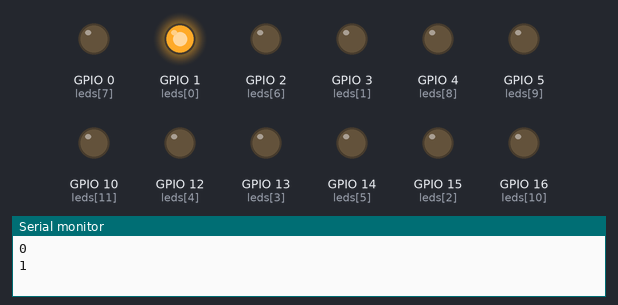
Recording of a sketch running on a simulated ESP8266 (NodeMCU). Parts: output pins drawn as LEDs (lit = HIGH), the last lines printed to the serial monitor.

Above: at 0.5 s.
At 3.5 s:
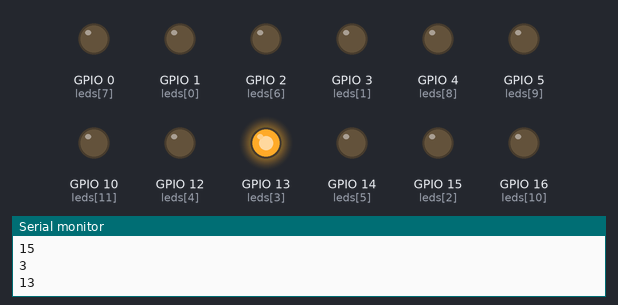
At 5.5 s:
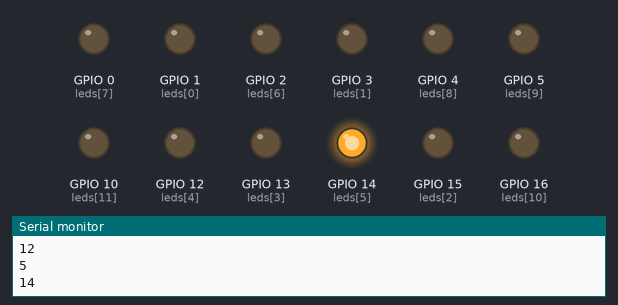
At 7.5 s:
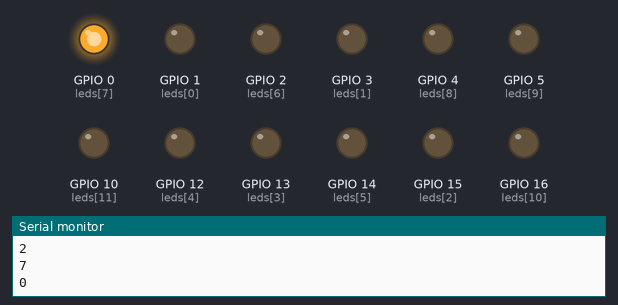
At 10.5 s:
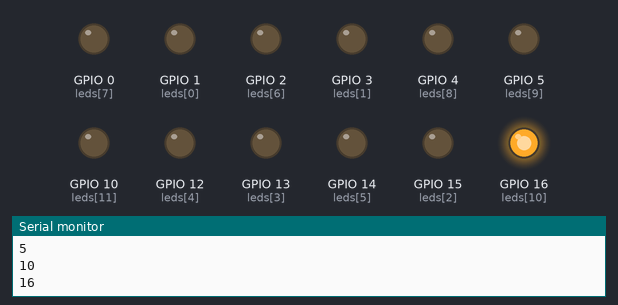
At 14.5 s:
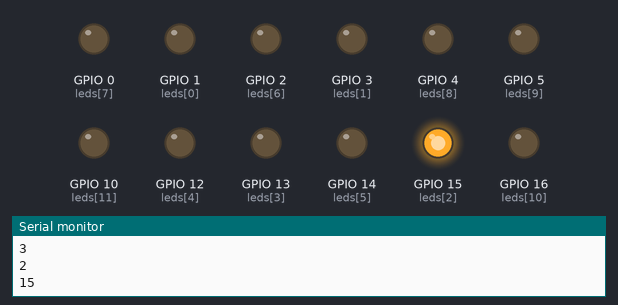
Timing chart, 0 to 15.6 s (numbered marks = the images above):
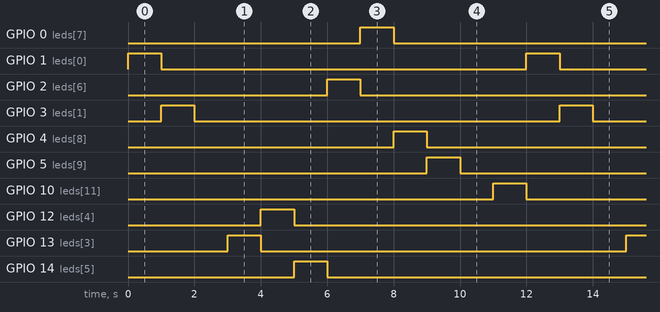

Measured:
- by itself, GPIO 0 (leds[7]), GPIO 1 (leds[0]), GPIO 2 (leds[6]), GPIO 3 (leds[1]), GPIO 4 (leds[8]), GPIO 5 (leds[9]), GPIO 10 (leds[11]), GPIO 12 (leds[4]), GPIO 13 (leds[3]), GPIO 14 (leds[5]), GPIO 15 (leds[2]), GPIO 16 (leds[10]): alternates HIGH for 1.0 s and LOW for 11.0 s
- by itself, everything shown: repeats every 12.0 s, in 13 steps

The sketch:

esp8266_full_blink.ino
```cpp
 #include <Arduino.h>

 //uint8_t leds[13] = {1, 3, 15, 13, 12, 14, 2, 0, 4, 5, 16, 10, 9};
 int LED_LENGTH = 12;
 int leds[12] = {1, 3, 15, 13, 12, 14, 2, 0, 4, 5, 16, 10}; //GPIO9 messes up all other pins if used.


void setup() {
  // put your setup code here, to run once:
  //pinMode(2, OUTPUT);
  Serial.begin(9600);
  for(int i=0; i<LED_LENGTH; i++){
    pinMode(leds[i], OUTPUT);
  }
}

void loop() {
  // put your main code here, to run repeatedly:
  for(int i=0; i<LED_LENGTH; i++){
    Serial.println(i);
    Serial.println(leds[i]);
    digitalWrite(leds[i], 1);
    delay(1000);
    digitalWrite(leds[i], 0);
  }
  /*
  digitalWrite(2, HIGH);
  delay(1000);
  digitalWrite(2, LOW);
  delay(1000);
  */
}
```
